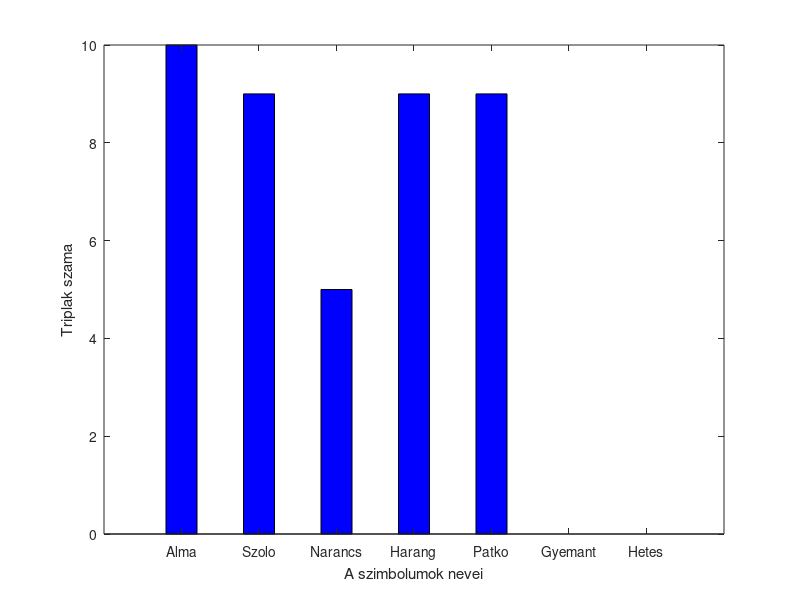

This chart was generated by the following MATLAB code: (Note: this script raises an error after producing the figure.)
%Erme, napok, penz.
ermek = 100;
penz = -(ermek * 100);
napok = 20;
penzek2 = 0;
atl = 0;
penzek = [];


alma = 0;
szolo = 0;
narancs = 0;
harang = 0;
patko = 0;
gyemant = 0;
hetes = 0;

alma_harom = 0;
szolo_harom = 0;
narancs_harom = 0;
harang_harom = 0;
patko_harom = 0;
gyemant_harom = 0;
hetes_harom = 0;

%A napok es ermek szama alapjan futtatjuk a programot, mely soran egy random generalt szam adja majd a szimbolumot.
for i=1:napok
    for j=1:ermek

        e_kerek = randperm(20, 1);
        if e_kerek >= 0 && e_kerek <= 4
           e_kerek = 1;
        elseif e_kerek > 4 && e_kerek <= 8
           e_kerek = 2;
        elseif e_kerek > 8 && e_kerek <= 11
           e_kerek = 3;
        elseif e_kerek > 11 && e_kerek <= 14
           e_kerek = 4;
        elseif e_kerek > 14 && e_kerek <= 17
           e_kerek = 5;
        elseif e_kerek > 17 && e_kerek <= 19
           e_kerek = 6;
        elseif e_kerek > 19
           e_kerek = 7;
        end

        m_kerek = randperm(20, 1);
        if m_kerek >= 0 && m_kerek <= 4
           m_kerek = 1;
        elseif m_kerek > 4 && m_kerek <= 7
           m_kerek = 2;
        elseif m_kerek > 7 && m_kerek <= 9
           m_kerek = 3;
        elseif m_kerek > 9 && m_kerek <= 13
           m_kerek = 4;
        elseif m_kerek > 13 && m_kerek <= 17
           m_kerek = 5;
        elseif m_kerek > 17 && m_kerek <= 19
           m_kerek = 6;
        elseif m_kerek > 19
           m_kerek = 7;
		end

        h_kerek = randperm(20, 1);
        if h_kerek >= 0 && h_kerek <= 4
           h_kerek = 1;
        elseif h_kerek > 4 && h_kerek <= 7
           h_kerek = 2;
        elseif h_kerek > 7 && h_kerek <= 11
           h_kerek = 3;
        elseif h_kerek > 11 && h_kerek <= 14
           h_kerek = 4;
        elseif h_kerek > 14 && h_kerek <= 17
           h_kerek = 5;
        elseif h_kerek > 17 && h_kerek <= 19
           h_kerek = 6;
        elseif h_kerek > 19
           h_kerek = 7;
		end

        %Szimbolum egyezosegeket keres. 
        if e_kerek == m_kerek && e_kerek ~= h_kerek
            if e_kerek == 1
                alma = alma + 1;
                penz = penz + 25;
            elseif e_kerek == 2
                szolo = szolo + 1;
                penz = penz + 50;
            elseif e_kerek == 3
                narancs = narancs + 1;
                penz = penz + 100;
            elseif e_kerek == 4
                harang = harang + 1;
                penz = penz + 100;
            elseif e_kerek == 5
                patko = patko + 1;
                penz = penz + 100;
            elseif e_kerek == 6
                gyemant = gyemant + 1;
                penz = penz + 300;
            elseif e_kerek == 7
                hetes = hetes + 1;
                penz = penz + 300;
            end
        end

        alma=alma+1;
        if e_kerek == h_kerek && e_kerek ~= m_kerek
            if e_kerek == 1
                penz = penz + 25;
            elseif e_kerek == 2
                szolo = szolo + 1;
                penz = penz + 50;
            elseif e_kerek == 3
                narancs = narancs + 1;
                penz = penz + 100;
            elseif e_kerek == 4
                harang = harang + 1;
                penz = penz + 100;
            elseif e_kerek == 5
                patko = patko + 1;
                penz = penz + 100;
            elseif e_kerek == 6
                gyemant = gyemant + 1;
                penz = penz + 300;
            elseif e_kerek == 7
                hetes = hetes + 1;
                penz = penz + 300;
            end
        end

        if m_kerek == h_kerek && m_kerek ~= e_kerek
            if e_kerek == 1
                alma = alma + 1;
                penz = penz + 25;
            elseif e_kerek == 2
                szolo = szolo + 1;
                penz = penz + 50;
            elseif e_kerek == 3
                narancs = narancs + 1;
                penz = penz + 100;
            elseif e_kerek == 4
                harang = harang + 1;
                penz = penz + 100;
            elseif e_kerek == 5
                patko = patko + 1;
                penz = penz + 100;
            elseif e_kerek == 6
                gyemant = gyemant + 1;
                penz = penz + 300;
            elseif e_kerek == 7
                hetes = hetes + 1;
                penz = penz + 300;
            end
        end

        %Majd megnezzuk mindharom kerek szombolumai azonosak-e.
        if e_kerek == m_kerek && e_kerek == h_kerek && m_kerek == h_kerek
            if e_kerek == 1
                alma_harom = alma_harom + 1;
                penz = penz + 200;
            elseif e_kerek == 2
                szolo_harom = szolo_harom + 1;
                penz = penz + 400;
            elseif e_kerek == 3
                narancs_harom = narancs_harom + 1;
                penz = penz + 600;
            elseif e_kerek == 4
                harang_harom = harang_harom + 1;
                penz = penz + 1200;
            elseif e_kerek == 5
                patko_harom = patko_harom + 1;
                penz = penz + 2000;
            elseif e_kerek == 6
                gyemant_harom = gyemant_harom + 1;
                penz = penz + 5000;
            elseif e_kerek == 7
                hetes_harom = hetes_harom + 1;
                penz = penz + 100000;
            end
        end
    end
    
    penzek2 =  penzek2 + penz;
    penzek(end+1) = penz;
    penz = -(ermek * 100);
end

%Egy tombbe helyezzuk az eredmenyeket.
eredmeny_harom = [alma_harom szolo_harom narancs_harom harang_harom patko_harom gyemant_harom hetes_harom];
eredmeny = [alma szolo narancs harang patko gyemant hetes];

%Kiiras.
figure(1)
bar(eredmeny_harom, .40, "blue");
xticks(1:7);
xticklabels( {'Alma' , 'Szolo' , 'Narancs' , 'Harang' , 'Patko' , 'Gyemant' , 'Hetes'} );
ylabel('Triplak szama');
xlabel('A szimbolumok nevei');
text(1:length(eredmeny_harom),eredmeny_harom,num2str(eredmeny_harom'),'vert','bottom','horiz','center'); 
box off;

figure(2)
bar(eredmeny, .40, "cyan");
xticks(1:7);
xticklabels( {'Alma' , 'Szolo' , 'Narancs' , 'Harang' , 'Patko'  , 'Gyemant' , 'Hetes'} );
ylabel('Duplak szama');
xlabel('A szimbolumok nevei');
text(1:length(eredmeny),eredmeny,num2str(eredmeny'),'vert','bottom','horiz','center'); 
box off;

figure(3)
bar(penzek, "green");
xticks(1:napok);
ylabel('A nyereseg es veszteseg');
xlabel('Datum');
text(1:length(penzek),penzek,num2str(penzek'),'vert','bottom','horiz','center'); 
box off;

atl = floor(sum(penzek)/length(penzek));

%Eredmeny.
if penzek2 >=0
    fprintf('A %d nap utani nyereseg: %d \n', napok, penzek2);
else
    fprintf('A %d nap utani veszteseg: %d \n', napok, penzek2);
end

if penzek2 >=0
    fprintf('Azatlagos napi nyereseg: %d \n', atl);
    fprintf('\n');
else
    fprintf('Az atlagos napi veszteseg: %d \n', atl);
    fprintf('\n');
end